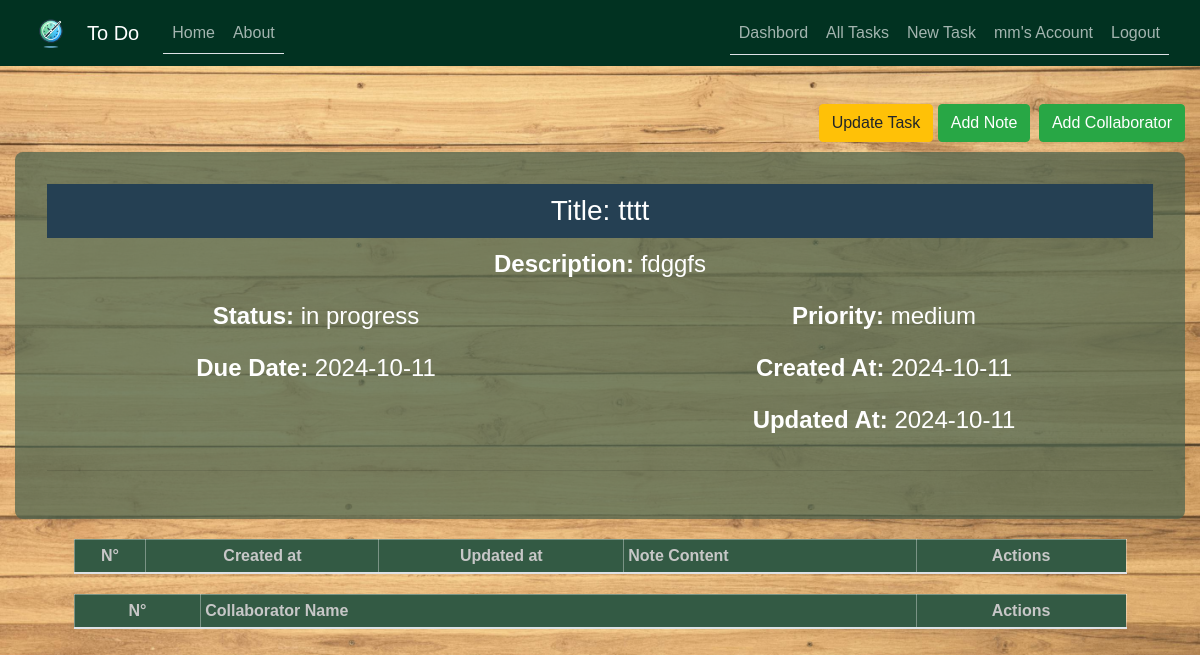
Before: /task/48 (signed in) with the older database file.
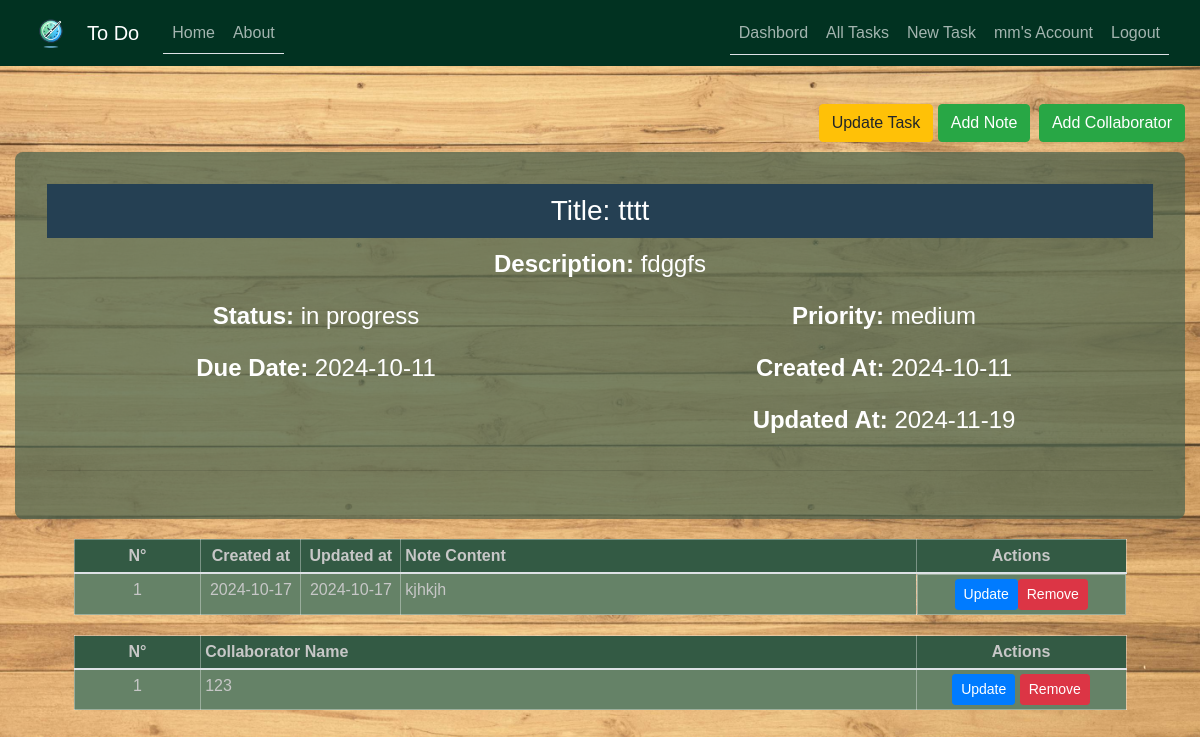
After: the same page with the newer database file.
### To_Do/models.py (models this page shows, shortened)
class Task(db.Model):
    id = db.Column(db.Integer, primary_key=True)
    user_id = db.Column(db.Integer, db.ForeignKey("user.id"), nullable=False)
    title = db.Column(db.String(255), nullable=False)
    description = db.Column(db.Text)
    status = db.Column(
        db.Enum("in progress", "completed", "pending"), default="in progress"
    )
    priority = db.Column(db.Enum("low", "medium", "high"), default="medium")
    due_date = db.Column(db.DateTime, default=datetime.utcnow)
    created_at = db.Column(db.DateTime, default=datetime.utcnow)
    updated_at = db.Column(
        db.DateTime, default=datetime.utcnow, onupdate=datetime.utcnow
    )
    notes = db.relationship(
        "Note", backref="task", lazy=True, cascade="all, delete-orphan"
    )
    task_collaborators = db.relationship(
        "TaskCollaborator", backref="task", lazy=True, cascade="all, delete-orphan"
    )

class Note(db.Model):
    id = db.Column(db.Integer, primary_key=True)
    task_id = db.Column(db.Integer, db.ForeignKey("task.id"), nullable=False)
    content = db.Column(db.Text, nullable=False)
    created_at = db.Column(db.DateTime, default=datetime.utcnow)
    updated_at = db.Column(
        db.DateTime, default=datetime.utcnow, onupdate=datetime.utcnow
    )

class TaskCollaborator(db.Model):
    id = db.Column(db.Integer, primary_key=True)
    task_id = db.Column(db.Integer, db.ForeignKey("task.id"), nullable=False)
    user_id = db.Column(db.Integer, db.ForeignKey("user.id"), nullable=False)

class User(db.Model, UserMixin):
    id = db.Column(db.Integer, primary_key=True)
    username = db.Column(db.String(50), unique=True, nullable=False)
    email = db.Column(db.String(100), unique=True, nullable=False)
    password = db.Column(db.String(255), nullable=False)
    date_joined = db.Column(db.DateTime, default=datetime.now)
    last_login = db.Column(db.DateTime, default=datetime.now)
    tasks = db.relationship("Task", backref="user", lazy=True)
    task_collaborators = db.relationship("TaskCollaborator", backref="user", lazy=True)

### To_Do/tasks/routes.py (the view)
@tasks.route("/task/<int:task_id>")
def task(task_id):
    if not current_user.is_authenticated:
        flash("You need to be logged in to access this page.", "warning")
        return redirect(url_for("users.login"))
    task = Task.query.get_or_404(task_id)
    previous_task = (
        Task.query.filter(Task.id < task_id, Task.user_id == current_user.id)
        .order_by(Task.id.desc())
        .first()
    )
    next_task = (
        Task.query.filter(Task.id > task_id, Task.user_id == current_user.id)
        .order_by(Task.id.asc())
        .first()
    )
    return render_template(
        "task.html",
        title=task.title,
        task=task,
        previous_task=previous_task,
        next_task=next_task,
    )

### To_Do/models.py (called while the page is built)
@login_manager.user_loader
def load_user(user_id):
    return User.query.get(int(user_id))

### To_Do/templates/task.html (shortened to what this page needs)
{% extends "base.html" %}
{% import 'macros_note.html' as macros %}
{% block content %}
<div class="float-right mt-4">
    <a href="{{ url_for('tasks.update_task', task_id=task.id) }}" class="btn btn-warning btn-2g">Update Task</a>
    <a href="{{ url_for('tasks.new_note', task_id=task.id) }}" class="btn btn-success btn-2g mr-1">
         Add Note
    </a>
    <a href="{{ url_for('tasks.new_collaborator', task_id=task.id) }}" class="btn btn-success btn-2g">
         Add Collaborator
    </a>
</div>
<br>
<br>
<div class="content-section mt-4">
    <h3 style="background-color: #254053; color: #ffffff; padding: 10px;">Title: {{ task.title }}</h3>
    <div class="row">
        <div class="col-md-12">
            <p><strong>Description:</strong> {{ task.description }}</p>
        </div>
    </div>
    <div class="row">
        <div class="col-md-6">
            <p><strong>Status:</strong> {{ task.status }}</p>
        </div>
        <div class="col-md-6">
            <p><strong>Priority:</strong> {{ task.priority }}</p>
        </div>
    </div>
    <div class="row">
        <div class="col-md-6">
            <p><strong>Due Date:</strong> {{ task.due_date.strftime('%Y-%m-%d') }}</p>
        </div>
        <div class="col-md-6">
            <p><strong>Created At:</strong> {{ task.created_at.strftime('%Y-%m-%d') }}</p>
        </div>
    </div>
    <div class="row">
        <div class="col-md-6">
        </div>
        <div class="col-md-6">
            <p><strong>Updated At:</strong> {{ task.updated_at.strftime('%Y-%m-%d') }}</p>
        </div>
    </div>
    <hr>
</div>
<table class="table">
    <thead>
        <tr>
            <th scope="col" class="text-center">N°</th>
            <th scope="col" class="text-center">Created at</th>
            <th scope="col" class="text-center">Updated at</th>
            <th scope="col">Note Content</th>
            <th scope="col" class="text-center actions-column">Actions</th>
        </tr>
    </thead>
    <tbody>
        {% for note in task.notes %}
        <tr>
            <td class="text-center">{{ loop.index }}</td>
            <td class="text-center" style="width:100px;">{{ note.created_at.strftime('%Y-%m-%d') }}</td>
            <td class="text-center" style="width:100px;">{{ note.updated_at.strftime('%Y-%m-%d') }}</td>
            <td>{{ note.content }}</td>
            <td class="text-center d-flex  justify-content-center">
                <a href="{{ url_for('tasks.update_note', note_id=note.id) }}" class="btn btn-primary btn-sm">Update</a>
                <button type="button" class="btn btn-danger btn-sm" data-toggle="modal" data-target="#deleteModal{{ note.id }}">
                    Remove
                </button>
            </td>
        </tr>
        {% endfor %}
    </tbody>
</table>
<table class="table">
    <thead>
        <tr>
            <th scope="col" class="text-center">N°</th>
            <th scope="col">Collaborator Name</th>
            <th scope="col" class="text-center actions-column">Actions</th>
        </tr>
    </thead>
    <tbody>
        {% for collaborator in task.task_collaborators %}
        <tr>
            <td class="text-center">{{ loop.index }}</td>
            <td>{{ collaborator.user.username }}</td>
            <td class="text-center">
                <a href="#" class="btn btn-primary btn-sm">Update</a>
                <a href="#" class="btn btn-danger btn-sm">Remove</a>
            </td>
        </tr>
        {% endfor %}
    </tbody>
</table>
{% endblock content %}

Changed rows visible on the page:
changed Task "tttt": updated_at "2024-10-11" → "2024-11-19"
added Note: created_at "2024-10-17", updated_at "2024-10-17", content "kjhkjh"
added TaskCollaborator: user.username "123"
